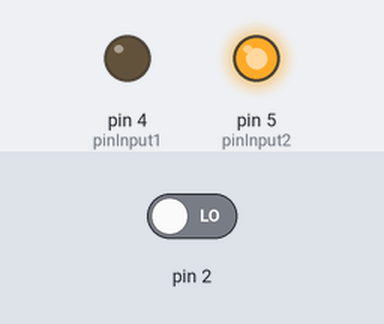
Recording of a sketch running on a simulated Arduino Uno, built with avr-gcc and run on an emulated ATmega328P. Shown: output pins drawn as LEDs (lit = HIGH). Inputs (shaded band) come from the test bench; at power-on: pin 2 LOW. Pins used as bus, display or sensor lines are not drawn; what the sketch prints to the serial monitor is not drawn.

Above: at 0.4 s.
Timing chart, 0 to 1.9 s (numbered marks = the images above):
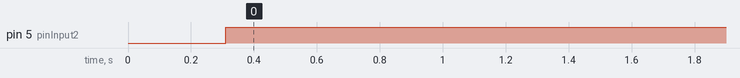

Measured:
- by itself, pin 5 (pinInput2): LOW → HIGH at 0.31 s

The sketch:

asservitessement.ino
```cpp
// Ce code a pour but d'asservir un moteur CC en vitesse avec un correcteur PID. On entre une consigne, le moteur essaie de la suivre.
// Ce code appele donc simplement d'autres fonctions. A savoir "TournerDroite", "asservissement" et "compteur".

#include <SimpleTimer.h>

SimpleTimer timer;                 // Timer pour échantillonnage

unsigned int tick_codeuse = 0;     // Compteur de tick de la codeuse
int vitMoteur = 0;                       // Commande du moteur
const int frequence_echantillonnage = 100;  // Fréquence d'exécution de l'asservissement
const int rapport_reducteur = 80;          // Rapport entre le nombre de tours de l'arbre moteur et de la roue
const int tick_par_tour_codeuse = 4;  //64 tick sur deux capteurs hall, ici on a pris un seul capteur

//definition des entrées
int pinInput1 = 4; // Commande de sens moteur, Input 1
int pinInput2 = 5; // Commande de sens moteur, Input 2
const int pinPower =  9; // Commande de vitesse moteur, Output Enabled1

//consigne en tour/s
float consigne_moteur= 1;  //  Consigne nombre de tours de roue par seconde

// init calculs asservissement PID
float erreur_precedente = consigne_moteur; // (en tour/s)
float somme_erreur = 0;

//Definition des constantes du correcteur PID
float kp =120;// 150          // Coefficient proportionnel    choisis par tatonnement sur le moniteur. Ce sont les valeurs qui donnaient les meilleures performances
float ki = 40;// 25      // Coefficient intégrateur
float kd = 45;// 45           // Coefficient dérivateur


/* Routine d'initialisation */
void setup() {
  Serial.begin(57600);         // Initialisation port COM
  pinMode(pinPower, OUTPUT);   // Sorties commande moteur
  pinMode( pinInput1, OUTPUT );
  pinMode( pinInput2, OUTPUT );

  analogWrite(pinPower, 0);  // Initialisation sortie moteur à 0
  delay(300);                // Pause de 0,3 sec pour laisser le temps au moteur de s'arréter si celui-ci est en marche

  attachInterrupt(digitalPinToInterrupt(2), compteur, CHANGE);    // Interruption sur tick de la codeuse  (interruption 0 = pin2 arduino)
  timer.setInterval(1000/frequence_echantillonnage, asservissement);  // Interruption pour calcul du PID et asservissement; toutes les 10ms, on recommence la routine
}


/* Fonction principale */
void loop(){
  timer.run();  //on fait tourner l'horloge
  delay(10);
}

/* Interruption sur tick de la codeuse */
void compteur(){
  tick_codeuse++;
  // On incrémente le nombre de tick de la codeuse.   un seul sens
}


/* Interruption pour calcul du P */
void asservissement()
{
  // Calcul de l'erreur
  int frequence_codeuse = frequence_echantillonnage*tick_codeuse; //100*tick_codeuse
  float vit_roue_tour_sec = (float)frequence_codeuse/(float)tick_par_tour_codeuse/(float)rapport_reducteur;    //(100*tick_codeuse)/32/19
  float erreur = consigne_moteur - vit_roue_tour_sec; // pour le proportionnel
  somme_erreur += erreur; // pour l'intégrateur
  float delta_erreur = erreur-erreur_precedente;  // pour le dérivateur
  erreur_precedente = erreur;

  // Réinitialisation du nombre de tick de la codeuse
  tick_codeuse=0;

  // P : calcul de la commande
  vitMoteur = kp*erreur + ki*somme_erreur + kd*delta_erreur;  //somme des tois erreurs
  String s = String(vitMoteur);
 // Serial.print(vitMoteur + "  ");
  // Normalisation et contrôle du moteur
  if (vitMoteur > 255) {
    vitMoteur = 255;  // sachant que l'on est branché sur un pont en H L293D
  }
  else if (vitMoteur <0) {
    vitMoteur = 0;
  }
  TournerDroite (vitMoteur);


  // DEBUG

//   Serial.print(s+" ");
//  Serial.println(vit_roue_tour_sec,8);  // affiche à gauche la vitesse et à droite l'erreur
//  Serial.print(" : ");
//  Serial.print(erreur,4);
//  Serial.print(" : ");
//  Serial.print(vitMoteur);

//   String var = "$"+String(vit_roue_tour_sec)+";";
//   Serial.print(var);
//
//  Serial.print("$");
 Serial.println(vit_roue_tour_sec);
//  Serial.print(";");

}


void TournerDroite( int powerRate ){
  digitalWrite( pinInput1, LOW );
  digitalWrite( pinInput2, HIGH );
  analogWrite( pinPower, powerRate );
}
```
